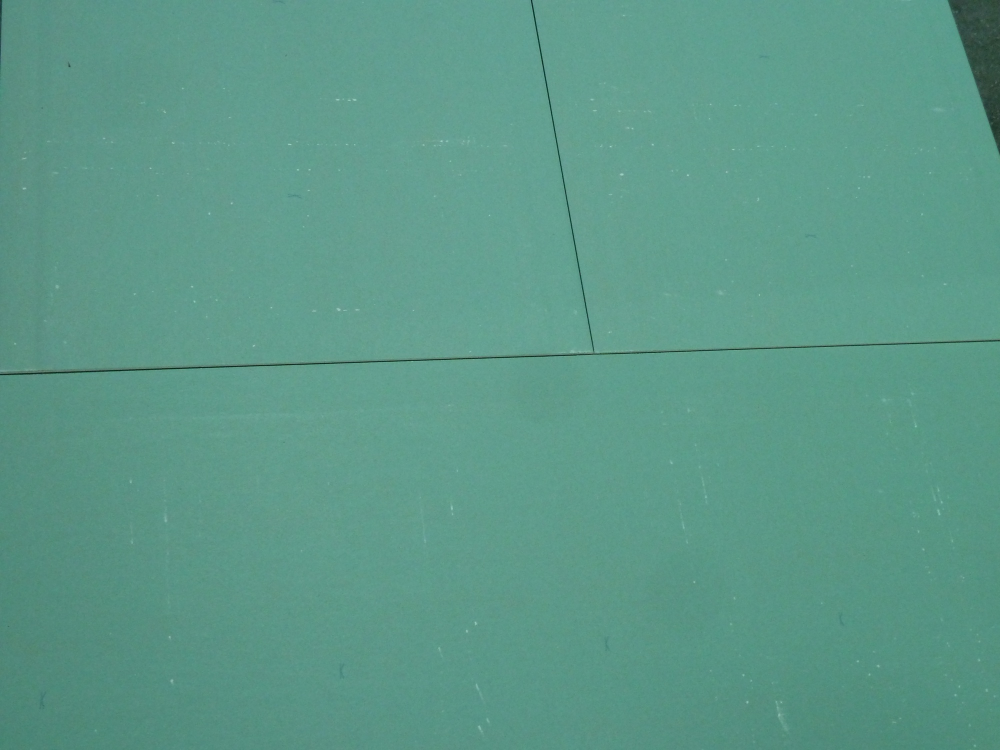
#> input picture input/2000x1500_16_resized.jpg, 2000 x 1500 px (shown at 1/2 size); its folder holds only this picture in this run
$ python image_split.py --input ../../input --output out
#> lines starting #> are read from the running program, lines starting #| are printed output that depends on the picture
# https://stackoverflow.com/questions/53755910/how-can-i-split-a-large-image-into-small-pieces-in-python

# Required Libraries
import cv2
import numpy as np
from os import listdir
from os.path import isfile, join
import argparse

split_size = 200

# Argument parsing variable declared
ap = argparse.ArgumentParser()

ap.add_argument("-i", "--input",
                required=True,
                help="Path to input folder")

ap.add_argument("-o", "--output",
                required=True,
                help="Path to output folder")

args = vars(ap.parse_args())

# Find all the images in the provided images folder
input_path = args["input"]
output_path = args["output"]
file_names = [f for f in listdir(input_path) if isfile(join(input_path, f))]
images = np.empty(len(file_names), dtype=object)

# Iterate through every image
# and resize all the images.
for n, file_name in enumerate(file_names):
    path = join(input_path, file_name)
    images[n] = cv2.imread(join(input_path, file_name),
                           cv2.IMREAD_UNCHANGED)

    # Load the image in img variable
    img = cv2.imread(path, 1)
#> img is the input picture: shape (1500, 2000, 3); mean B, G, R 136.5, 152.6, 92.4

    print(f'Processing image: {n}')
    # Save the image in Output Folder
    for r in range(0, img.shape[0], split_size):
        for c in range(0, img.shape[1], split_size):
            cv2.imwrite(f"{output_path}/img_{n}_{r}_{c}.png", img[r:r + split_size, c:c + split_size, :])
#> this loop made 8 passes
#> pass 1, `cv2.imwrite(f"{output_path}/img_{n}_{r}_{c}.png", img[r:r + split_size..`:
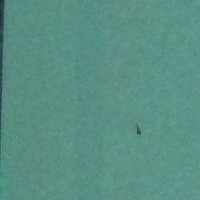
#> saved as img_0_0_0.png: shape (200, 200, 3); mean B, G, R 130.9, 144.4, 89
#> pass 1, `cv2.imwrite(f"{output_path}/img_{n}_{r}_{c}.png", img[r:r + split_size..`:
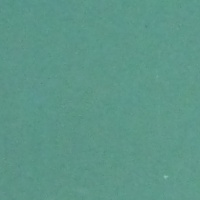
#> saved as img_0_0_200.png: shape (200, 200, 3); mean B, G, R 136.7, 150.9, 92.6
